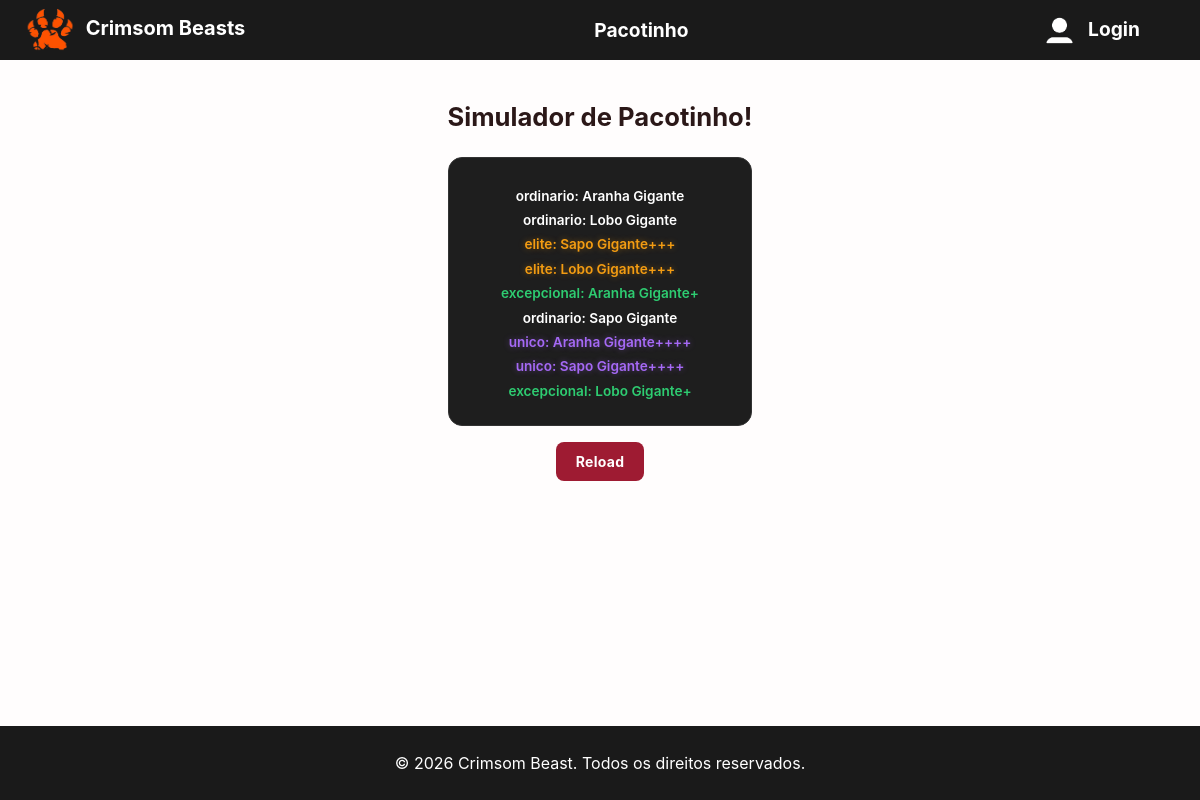
/pacotinho.php, run on the app's committed database.
### tables this page shows
CREATE TABLE IF NOT EXISTS cartas (
    ID_CARTA INT NOT NULL AUTO_INCREMENT PRIMARY KEY,
    NOME VARCHAR(50) NOT NULL,
    IMAGEM VARCHAR(200) NOT NULL,
    SANGUE VARCHAR(10) NOT NULL,
    RARIDADE VARCHAR(15) NOT NULL,
    LENDARIO ENUM('s', 'n') DEFAULT 'n',
    COLECAO VARCHAR(20) NOT NULL,
    ID2 INT NOT NULL,
    PRECO DECIMAL(10, 2) NOT NULL
) DEFAULT CHARSET=utf8;

### pacotinho.php (the view, shortened to what this page needs)
<!DOCTYPE html>
<html lang="en">
<head>
    <link rel="stylesheet" href="css/bootstrap.min.css">
    <link rel="stylesheet" href="css/style.css">
</head>
<body>
    <?php include("navbar.php");
    include("conexao.php"); ?>
    <div class="page-wrap">
        <div class="page-header">
            <div>
                <h1 class="">Simulador de Pacotinho!</h1>
                <div class="pacotinho-card">
                    <?php
                    $jaforam = array_fill(0, 9, '');
                    $i = 1;
                    while ($i <= 9) {
                        $rand = rand(1, 100);
                        $raridade = "";
                        if ($rand <= 100) {
                            $raridade = "desespero";
                        }
                        if ($rand <= 98) {
                            $raridade = "unico";
                        }
                        if ($rand <= 93) {
                            $raridade = "elite";
                        }
                        if ($rand <= 80) {
                            $raridade = "excepcional";
                        }
                        if ($rand <= 50) {
                            $raridade = "ordinario";
                        }
                        $stmt = $conn->prepare('SELECT * FROM cartas WHERE raridade LIKE :raridade ');
                        $stmt->bindValue(':raridade', '%' . $raridade . '%', PDO::PARAM_STR);
                        $stmt->execute();
                        $cartas = $stmt->fetchAll(PDO::FETCH_ASSOC);
                        $cartaAleatoria = $cartas[array_rand($cartas)];
                        if (in_array($cartaAleatoria["ID_CARTA"], $jaforam)) {
                            continue;
                        } else {
                            $jaforam[$i - 1] = $cartaAleatoria["ID_CARTA"];
                        }
                        echo "<p class='item-raridade item-" . $raridade . "'>";
                        echo $raridade . ": " . htmlspecialchars($cartaAleatoria['NOME']);
                        echo "</p>";
                        $i++;
                    }
                    ?>
                </div>
                <a class="btn-toolbar mt-3" href="pacotinho.php">Reload</a>
            </div>
        </div>
    </div>
    <footer class="">
        <div class="container ">
            <p>&copy; 2026 Crimsom Beast. Todos os direitos reservados.</p>
        </div>
    </footer>
</body>
</html>

### css/style.css (style rules this page uses)
:root { --color-black: #0a0a0a; --color-black-soft: #1a1a1a; --color-crimson: #9e1b32; --color-crimson-light: #ff3e58; --color-crimson-dark: #6e0f1f; --bg-white: #fffdfd; --bg-primary: var(--color-black); --bg-secondary: var(--color-black-soft); --bg-card: #1c1c1c; --bg-elevated: #232323; --text-primary: #000000; --text-secondary: #2b1818; --text-muted: #3f3f3f; --text-muted-light: #a0a0a0; --text-white: #ffffff; --card-text: #e0e0e0; --accent-primary: var(--color-crimson); --accent-hover: var(--color-crimson-light); --accent-pressed: var(--color-crimson-dark); --border-color: #2e2424; --border-accent: var(--color-crimson-dark); --color-success: #2e7d4f; --color-warning: #c98a2c; --color-error: #c92a3f; --shadow-soft: 0 4px 12px rgba(0, 0, 0, 0.5); --shadow-glow: 0 0 20px rgba(158, 27, 50, 0.35); }
html, body { margin: 0; padding: 0; height: 100%; }
body { font-family: -apple-system, BlinkMacSystemFont, 'Segoe UI', Roboto, sans-serif; background-color: var(--bg-white); padding-top: 70px; display: flex; flex-direction: column; min-height: 100%; }
footer { background-color: var(--bg-secondary); color: var(--text-white); padding: 15px 0; text-align: center; justify-content: center; margin-top: 8vh; }
footer p { margin: 10px; }
.page-wrap { max-width: 1280px; margin: 0 auto; padding: 2rem .75rem; flex: 1; }
.page-header { display: flex; justify-content: center; flex-wrap: wrap; align-items: flex-end; gap: 2rem; margin-bottom: 0; text-align: center; color: var(--text-secondary); }
.page-header h1 { font-size: 1.6rem; font-weight: 700; color: var(--text-secondary); line-height: 1.2; margin: 0; }
.page-header p { margin: .25rem 0 0; font-size: .85rem; color: var(--text-muted); }
.btn-toolbar { display: inline-flex; align-items: center; gap: .4rem; padding: .55rem 1.2rem; background: var(--color-crimson); color: #fff; border: none; border-radius: 8px; font-size: 14px; font-weight: 700; cursor: pointer; letter-spacing: 0.3px; text-decoration: none; white-space: nowrap; transition: background 0.3s; }

### pacotinho.php (style rules this page uses)
.pacotinho-card { background: #1e1e1e; border: 1px solid #333; border-radius: 14px; padding: 1.5rem 2rem; max-width: 420px; margin: 1.5rem auto 0; }
.item-raridade { margin: 0.35rem 0; font-weight: 600; font-size: 1.05rem; }
.pacotinho-card .item-raridade { opacity: 1 !important; filter: none !important; }
.pacotinho-card .item-ordinario { color: #ffffff !important; }
.pacotinho-card .item-excepcional { color: #2ecc71 !important; }
.pacotinho-card .item-elite { color: #f39c12 !important; text-shadow: 0 0 6px rgba(243, 156, 18, 0.4); }
.pacotinho-card .item-unico { color: #a569f5 !important; text-shadow: 0 0 6px rgba(165, 105, 245, 0.4); }

### data on the page
cartas: NOME "Aranha Gigante"
cartas: NOME "Lobo Gigante"
cartas: NOME "Sapo Gigante+++"
cartas: NOME "Lobo Gigante+++"
cartas: NOME "Aranha Gigante+"
cartas: NOME "Sapo Gigante"
cartas: NOME "Aranha Gigante++++"
cartas: NOME "Sapo Gigante++++"
cartas: NOME "Lobo Gigante+"

### other printed values
$raridade "ordinario"
$raridade "elite"
$raridade "excepcional"
$raridade "unico"
